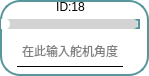
       <widget class="QFrame" name="frame_24">
        <property name="enabled">
         <bool>true</bool>
        </property>
        <property name="layoutDirection">
         <enum>Qt::RightToLeft</enum>
        </property>
        <property name="styleSheet">
         <string notr="true">* {
  background: white; /* 背景改为白色 */
  border: 2px solid #59969b; /* 使用与滑块一致的颜色 */
  border-radius: 20px;
}

</string>
        </property>
        <property name="frameShape">
         <enum>QFrame::StyledPanel</enum>
        </property>
        <property name="frameShadow">
         <enum>QFrame::Raised</enum>
        </property>
        <widget class="QSlider" name="Slider_Servo18">
         <property name="geometry">
          <rect>
           <x>1</x>
           <y>19</y>
           <width>139</width>
           <height>10</height>
          </rect>
         </property>
         <property name="maximumSize">
          <size>
           <width>16777215</width>
           <height>10</height>
          </size>
         </property>
         <property name="layoutDirection">
          <enum>Qt::LeftToRight</enum>
         </property>
         <property name="styleSheet">
          <string notr="true">QSlider::groove:horizontal {
    border: none;
    height: 10px;
    background-color: lightgray;
    border-radius: 5px;
}

QSlider::handle:horizontal {
    width: 12px; /* 增大滑块的宽度 */
    margin: -1px 0px -1px -5px;
    border-radius: 6px; /* 也可以调整圆角半径以匹配滑块的大小 */
    background-color: white;
}

QSlider::sub-page:horizontal {
    background-color: qlineargradient(x1:0, y1:0, x2:1, y2:1, stop:0 #59969b, stop:1 #04e7fa);
    border-radius: 5px;
}
</string>
         </property>
         <property name="minimum">
          <number>0</number>
         </property>
         <property name="maximum">
          <number>240</number>
         </property>
         <property name="orientation">
          <enum>Qt::Horizontal</enum>
         </property>
         <property name="invertedAppearance">
          <bool>false</bool>
         </property>
         <property name="tickPosition">
          <enum>QSlider::NoTicks</enum>
         </property>
         <property name="tickInterval">
          <number>1</number>
         </property>
        </widget>
        <widget class="QLabel" name="label_id18">
         <property name="geometry">
          <rect>
           <x>1</x>
           <y>2</y>
           <width>139</width>
           <height>10</height>
          </rect>
         </property>
         <property name="minimumSize">
          <size>
           <width>0</width>
           <height>10</height>
          </size>
         </property>
         <property name="maximumSize">
          <size>
           <width>16777215</width>
           <height>10</height>
          </size>
         </property>
         <property name="styleSheet">
          <string notr="true">QLabel{border: none; /* 去掉控件的边框 */}
QLabel{background: none; /* 去掉控件的边框 */}</string>
         </property>
         <property name="text">
          <string>ID:18</string>
         </property>
         <property name="alignment">
          <set>Qt::AlignCenter</set>
         </property>
        </widget>
        <widget class="QLineEdit" name="lineEdit_servo18">
         <property name="enabled">
          <bool>true</bool>
         </property>
         <property name="geometry">
          <rect>
           <x>17</x>
           <y>36</y>
           <width>106</width>
           <height>31</height>
          </rect>
         </property>
         <property name="maximumSize">
          <size>
           <width>120</width>
           <height>16777215</height>
          </size>
         </property>
         <property name="layoutDirection">
          <enum>Qt::LeftToRight</enum>
         </property>
         <property name="styleSheet">
          <string notr="true">QLineEdit {
            border-top: none;
            border-left: none;
            border-right: none;
            border-bottom: 1px solid black;
            background-color: transparent;
        }
        
        QLineEdit:focus {
            border-bottom: 1px solid #2a70f4;
        }</string>
         </property>
         <property name="alignment">
          <set>Qt::AlignCenter</set>
         </property>
         <property name="placeholderText">
          <string>在此输入舵机角度</string>
         </property>
        </widget>
       </widget>
